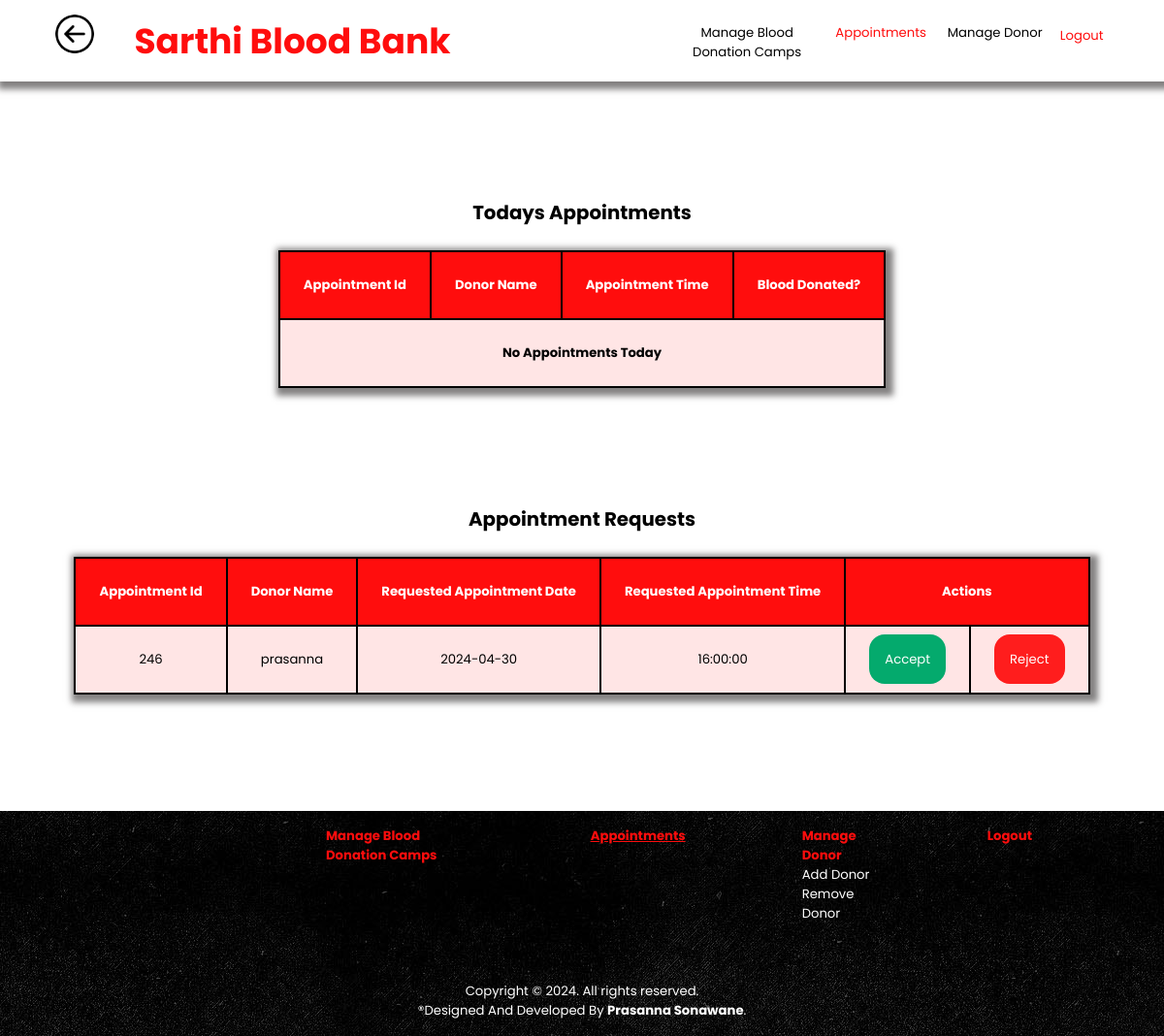
Screenshot of /admin_manage_appointments.php (signed in) with the database file from the repository.
### tables this page shows
CREATE TABLE `appointments` (`appointment_id` INT NOT NULL , `appointment_date` DATE NOT NULL ,`appointment_time` TIME NOT NULL,`donor_id` INT NOT NULL , `donor_name` VARCHAR(100) NOT NULL , `status` VARCHAR(50) NOT NULL ,`donated` VARCHAR(10)NOT NULL,`appointment_request_time` TIMESTAMP NOT NULL, PRIMARY KEY (`appointment_id`));

### admin_manage_appointments.php (the view, shortened to what this page needs)
<!DOCTYPE html>
<html lang="en">
<head>
    <link rel="stylesheet" type="text/css" href="css/style.css">
    <link rel="stylesheet" type="text/css" href="css/tables.css">
    <link rel="stylesheet" type="text/css" href="css/admin.css">
    <link rel="stylesheet" type="text/css" href="css/footer.css">
</head>
<body>
    <header>
        <?php
        include "admin_header.php";
        ?>
    </header>
    <main>
        <table id='Appointments_today'>
        <caption>
            <h2>Todays Appointments</h2>
        </caption>
        <thead>
            <tr>
                <th>Appointment Id</th>
                <th>Donor Name</th>
                <th>Appointment Time</th>
                <th colspan="2">Blood Donated?</th>
            </tr>
        </thead>
        <tbody>
                <?php
                include 'db_connection.php';
                try {
                    $status='Approved';
                    $date= date('y-m-d');
                    $q = "SELECT * FROM `appointments` WHERE `status`='$status' AND `appointment_date`='$date' AND `donated`='Pending'";
                    $res = $conn->query($q);
                    $cnt=$res->rowCount();
                    if($cnt!=0){
                        while ($row = $res->fetch()) {
                            echo"<tr>
                            <td>" . $row['appointment_id'] . "</td>
                            <td>" . $row['donor_name'] . "</td>
                            <td>" . $row['appointment_time'] . "</td>
                            <td><a href='admin_appointment_success.php?id=" . $row['appointment_id'] . "' class='edit'>Success</a></td> <td>
                            <a href='admin_appointment_failure.php?id=" . $row['appointment_id'] . "' class='remove'>Failure</a></td>
                            </tr>
                            ";
                        }
                    }
                    else{
                        echo "<tr>
                        <td colspan='4'>
                        <strong>No Appointments Today</strong>
                        </td></tr>";
                    }
                } catch (PDOException $e) {
                    echo $e->getMessage();
                }
                ?>
            </tbody>
        </table>
        <table id="Appointments">
            <caption>
                <h2>Appointment Requests</h2>
            </caption>
            <thead>
                <tr>
                    <th>Appointment Id</th>
                    <th>Donor Name</th>
                    <th>Requested Appointment Date</th>
                    <th>Requested Appointment Time</th>
                    <th colspan="2">Actions</th>
                </tr>
            </thead>
            <tbody>
                <?php
                try {
                    $status='Pending';
                    $q = "SELECT * FROM `appointments` WHERE `status`='$status'";
                    $res = $conn->query($q);
                    $cnt=$res->rowCount();
                    if($cnt!=0){
                    while ($row = $res->fetch()) {
                        echo "
                        <tr>
                        <td>" . $row['appointment_id'] . "</td>
                            <td>" . $row['donor_name'] . "</td>
                            <td>" . $row['appointment_date'] . "</td>
                            <td>" . $row['appointment_time'] . "</td>
                          <td>
                            <a href='admin_accept_appointment.php?id=" . $row['appointment_id'] . "' class='edit'>Accept</a></td><td>
                            <a href='admin_reject_appointment.php?id=" . $row['appointment_id'] . "' class='remove'>Reject</a>
                            </td>
                        </tr>";
                    }
                }
                else{
                    echo "<tr>
                    <td colspan='5'>
                    <strong>No Requests for Appointments </strong>
                    </td></tr>";
                }
                } catch (PDOException $e) {
                    echo $e->getMessage();
                }
                ?>
            </tbody>
        </table>
    </main>
    <footer>
        <?php
        include "admin_footer.php";
        ?>
    </footer>
</body>
</html>

### css/style.css (style rules this page uses)
:root { --color: rgb(255, 13, 13); --border: 0.3vh solid black; --shadow: #221f1f8f 0.4vh 0.4vh 0.8vh 0.6vh; }
* { padding: 0; margin: 0; scroll-behavior: smooth; scroll-padding: 19vh; box-sizing: border-box; }
body { font-size: 1.1vw; font-family: Poppins,Poppin,sans-serif; min-height: 100%; min-width:100%; text-align: center; }
header { background-color: white; min-width:100%; min-height: 10vh; box-shadow: var(--shadow); display: flex; flex-direction: row; justify-content: space-around; align-items: center; margin-bottom:5vh; z-index: 100; }
main { height: max-content; animation: bodytransition 1s; }
footer { background-image: url(../assets/images/footer_bg.jpg) ; color: white; padding:2vh; height: fit-content; }

### css/tables.css (style rules this page uses)
table { animation:bounce 1s ; border: var(--border); border-collapse: collapse; margin: 15vh auto; text-align: center; box-shadow: var(--shadow); }
caption { padding-bottom: 3vh; }
thead { background-color: var(--color); color: white; }
tbody { background-color:rgb(255, 229, 229); }
th, td { border: var(--border); padding: 3vh; }

### css/admin.css (style rules this page uses)
.edit { text-decoration: none; color:white; background-color: #04AA6D; padding:2vh; border-radius: 2vh; margin-bottom: 1vh; }
.remove { text-decoration: none; background-color: rgb(255, 29, 29); color: white; padding:2vh; border-radius: 2vh; }

### rows the page displays
appointments: appointment_id "246", donor_name "prasanna", appointment_date "2024-04-30", appointment_time "16:00:00"
